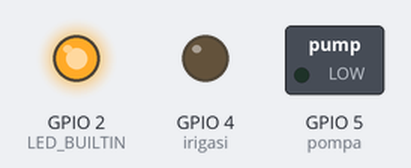
Simulated run of this sketch. Board: ESP8266 (Wemos D1 mini). On the bench: switched loads named in the sketch (green lamp = pin HIGH), output pins drawn as LEDs (lit = HIGH, except the on-board LED, lit = LOW). WiFi joins after 1.5 s; servers stay silent unless stated; uploads are accepted with an empty reply; what the sketch prints to the serial monitor is not drawn.

Above: at 1.4 s.
Timing chart, 0 to 4.3 s (numbered marks = the images above):
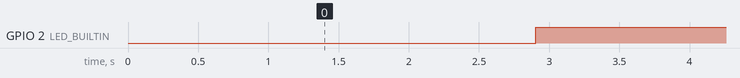

The sketch:

terima_database_v1.2.ino.ino
```cpp
// Library
#include <ESP8266HTTPClient.h>
#include <ESP8266WiFi.h>

// Identitas jaringan
const char* ssid = "Warnet Putri";
const char* password = "poiuytrewq";
char* host = "192.168.100.149";
const uint16_t port = 80;
const byte pompa = 5, irigasi = 4;

void setup() {
  // Inisialisasi dan komunikasi serial
  Serial.begin(9600);
  pinMode(LED_BUILTIN, OUTPUT);
  pinMode(pompa, OUTPUT);
  pinMode(irigasi, OUTPUT);

  // Setting WiFi
  WiFi.hostname("Petani Digital");
  WiFi.begin(ssid, password);
}

void loop() {
  // Bila belum terhubung
  while(WiFi.status() !=WL_CONNECTED){
    digitalWrite(LED_BUILTIN, LOW);
    Serial.print("Menyambungkan ke ");
    Serial.println(ssid);
    delay(1000);
  }

  // Cek koneksi ke server
  WiFiClient client;
  if(!client.connect(host,port)){
    Serial.print("Menyambung ke ");
    Serial.println(host);
    return;
  }else{

    ///////////////////////////////////////////////////////////////////////////////////////////////////////////

    // Pengiriman data ke server
    String Pompa;
    HTTPClient httpPompa;
    Pompa = "http://" + String(host) + "/petanidigital/data/data_pompa.php";

    // Eksekusi link
    httpPompa.begin(client,Pompa);
    httpPompa.addHeader("Content-Type","application/x-www-form-urlencoded");

    // Mode
    auto httpCodePompa = httpPompa.POST(Pompa);
    String status_pompa = httpPompa.getString();

    // Akhiri HTTP
    httpPompa.end();

    ///////////////////////////////////////////////////////////////////////////////////////////////////////////

    // Pengiriman data ke server
    String Irigasi;
    HTTPClient httpIrigasi;
    Irigasi = "http://" + String(host) + "/petanidigital/data/data_irigasi.php";

    // Eksekusi link
    httpIrigasi.begin(client,Irigasi);
    httpIrigasi.addHeader("Content-Type","application/x-www-form-urlencoded");

    // Mode
    auto httpCodeIrigasi = httpIrigasi.POST(Irigasi);
    String status_irigasi = httpIrigasi.getString();

    // Akhiri HTTP
    httpIrigasi.end();

    ///////////////////////////////////////////////////////////////////////////////////////////////////////////

    // Pengiriman data ke server
    String Ketinggian;
    HTTPClient httpKetinggian;
    Ketinggian = "http://" + String(host) + "/petanidigital/data/data_nilai.php";

    // Eksekusi link
    httpKetinggian.begin(client,Ketinggian);
    httpKetinggian.addHeader("Content-Type","application/x-www-form-urlencoded");

    // Mode
    auto httpCodeKetinggian = httpKetinggian.POST(Ketinggian);
    String status_ketinggian = httpKetinggian.getString();

    // Akhiri HTTP
    httpIrigasi.end();

    ///////////////////////////////////////////////////////////////////////////////////////////////////////////

    // Tersambung ke ssid dan host
    Serial.println("");
    Serial.print("Tersambung ke ");
    Serial.println(ssid);
    Serial.print("Tersambung ke ");
    Serial.println(host);
    Serial.print("Status Pompa ");
    Serial.println(status_pompa);
    Serial.print("Status Irigasi ");
    Serial.println(status_irigasi);
    Serial.print("Status Ketinggian ");
    Serial.println(status_ketinggian);

    // Indikator Terhubung ke host
    digitalWrite(LED_BUILTIN, LOW);
    delay(50);
    digitalWrite(LED_BUILTIN, HIGH);
    delay(100);

    if(status_pompa == "Hidup"){
      Serial.println("Pompa Hidup");
      digitalWrite(pompa, HIGH);
    }else if(status_pompa == "Mati"){
      Serial.println("Pompa Mati");
      digitalWrite(pompa, LOW);
    }

     if(status_irigasi == "Terbuka"){
      Serial.println("Irigasi Dibuka");
      digitalWrite(irigasi, HIGH);
    }else if(status_irigasi == "Tertutup"){
      Serial.println("Irigasi Ditutup");
      digitalWrite(irigasi, LOW);
    }

  }
  delay(850);
}
```

Measured:
- by itself, GPIO 2 (LED_BUILTIN): alternates HIGH for 1.8 s and LOW for 0.05 s
